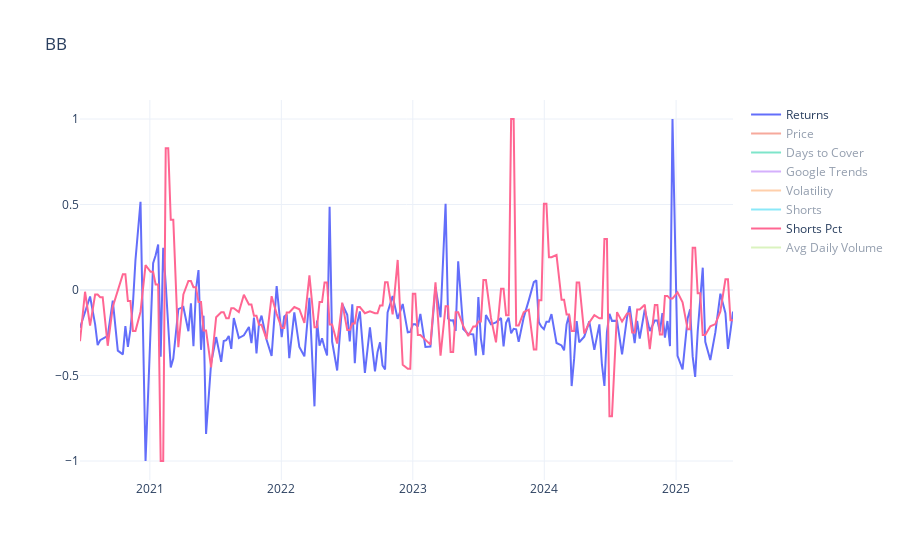

Notebook cell for this chart:
### Code cell
def normalize(series):
    return (2 * ((series - series.min()) / (series.max() - series.min())) - 1)

fig = go.Figure()

fig.add_trace(go.Scatter(x=df["date"], y=normalize(df["returns"]), name="Returns"))
fig.add_trace(go.Scatter(x=df["date"], y=normalize(df["prices"]), name="Price", visible="legendonly"))
fig.add_trace(go.Scatter(x=df["date"], y=normalize(df["d2c"]), name="Days to Cover", visible="legendonly"))
fig.add_trace(go.Scatter(x=df["date"], y=normalize(df["trend"]), name="Google Trends", visible="legendonly"))
fig.add_trace(go.Scatter(x=df["date"], y=normalize(df["volatility"]), name="Volatility", visible="legendonly"))
fig.add_trace(go.Scatter(x=df["date"], y=normalize(df["shorts"]), name="Shorts", visible="legendonly"))
fig.add_trace(go.Scatter(x=df["date"], y=normalize(df["shorts_pct"]), name="Shorts Pct"))
fig.add_trace(go.Scatter(x=df["date"], y=normalize(df["volume"]), name="Avg Daily Volume", visible="legendonly"))


# Aggiungi strisce verticali dove c'è uno squeeze
for date in df[df["squeeze_signal"] == 1]["date"]:
    fig.add_shape(
        type="rect",
        x0=date,
        x1=date + timedelta(weeks=1),
        y0=0,  # o min(df["returns"]) per coprire tutta l'area
        y1=1,  # o max(df["returns"])
        xref='x',
        yref='paper',  # yref='paper' va da 0 a 1 sull’altezza del grafico
        fillcolor="rgba(200,200,200,0.5)",
        line_width=0,
        layer="below"
    )

fig.update_layout(
    title=f"{TICKER}",
    hovermode="x unified",
    template="plotly_white"
)

fig.show()

### Figure 1 — Plotly figure (JSON) as saved in the notebook; plotly's stock layout.template omitted (floating-point values rounded to 4 significant figures; data arrays with more than 128 entries replaced by an {"elided": "..."} marker saying what was removed)
{"data": [{"name": "Returns", "type": "scatter", "x": {"elided": "189 str values"}, "y": {"elided": "189 float values"}}, {"name": "Price", "type": "scatter", "visible": "legendonly", "x": {"elided": "189 str values"}, "y": {"elided": "189 float values"}}, {"name": "Days to Cover", "type": "scatter", "visible": "legendonly", "x": {"elided": "189 str values"}, "y": {"elided": "189 float values"}}, {"name": "Google Trends", "type": "scatter", "visible": "legendonly", "x": {"elided": "189 str values"}, "y": {"elided": "189 float values"}}, {"name": "Volatility", "type": "scatter", "visible": "legendonly", "x": {"elided": "189 str values"}, "y": {"elided": "189 float values"}}, {"name": "Shorts", "type": "scatter", "visible": "legendonly", "x": {"elided": "189 str values"}, "y": {"elided": "189 float values"}}, {"name": "Shorts Pct", "type": "scatter", "x": {"elided": "189 str values"}, "y": {"elided": "189 float values"}}, {"name": "Avg Daily Volume", "type": "scatter", "visible": "legendonly", "x": {"elided": "189 str values"}, "y": {"elided": "189 float values"}}], "layout": {"hovermode": "x unified", "title": {"text": "BB"}}}
